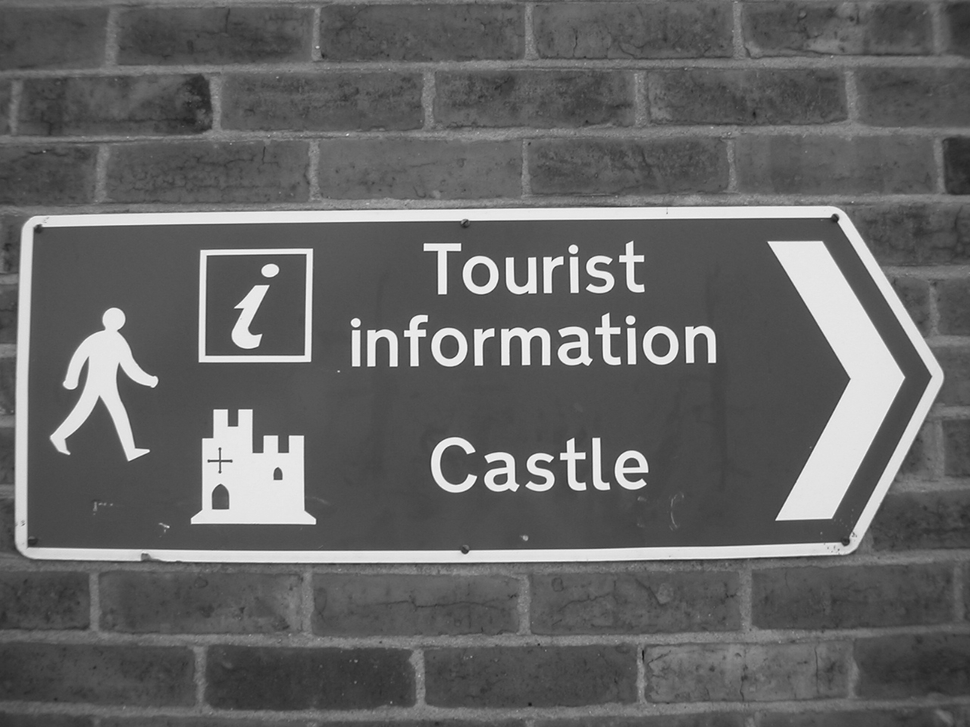
#> input picture Module-06/Python-C/castle.png, 970 x 727 px, shrunk from 1280 x 960 before the run
$ python histogram.py
#> lines starting #> are read from the running program, lines starting #| are printed output that depends on the picture
import cv2
import numpy as np
from matplotlib import pyplot as plt

img = cv2.imread('castle.png')
#> img is the input picture: shape (727, 970, 3); min 20, max 255, mean 100.5
gray = cv2.cvtColor(img, cv2.COLOR_BGR2GRAY)

plt.hist(gray.ravel(), bins=256, range=(0,256), color='gray')
plt.title('Histogram')
plt.xlabel('Intensity')
plt.ylabel('Count')
plt.show()
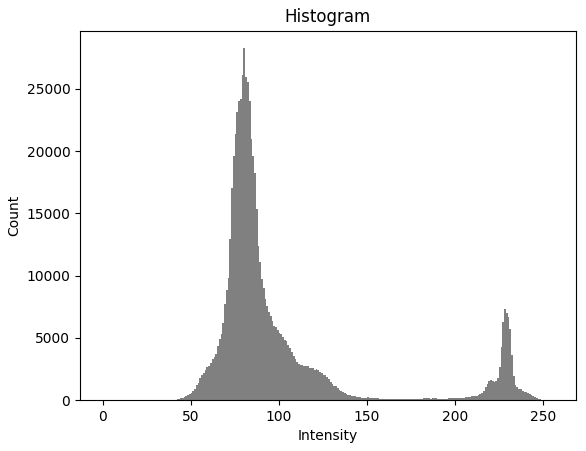
#> figure drawn by matplotlib, 1 panel; tallest bar 28254 high, from x = 80 to 81

$ run again, with Module-06/Python-C/building2-1.png copied over Module-06/Python-C/castle.png
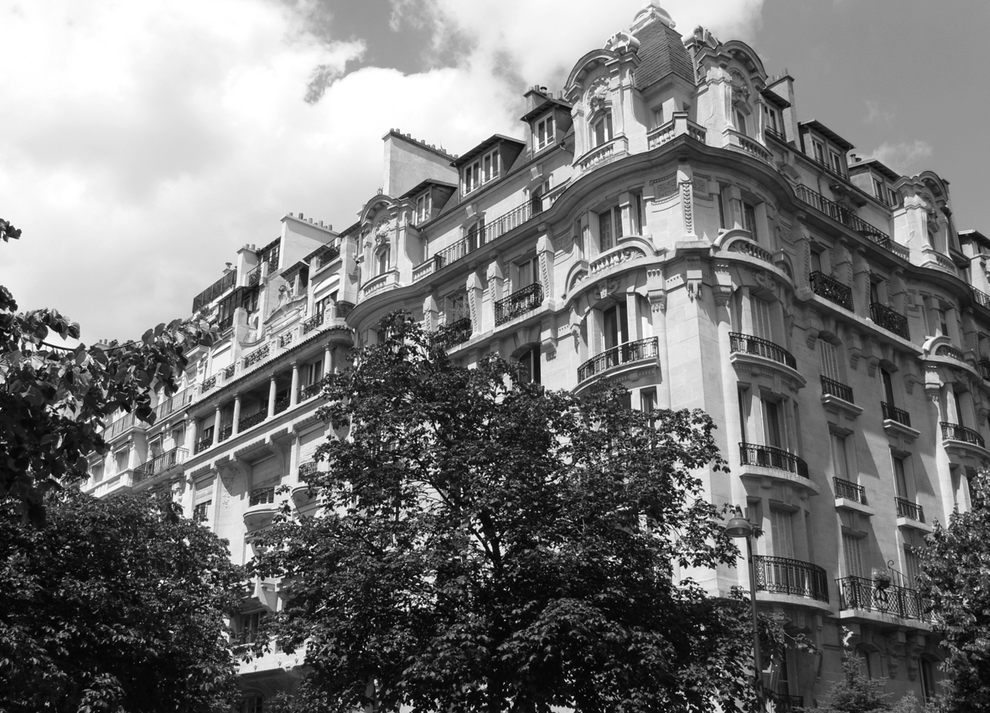
#> input picture Module-06/Python-C/building2-1.png, 990 x 713 px, shrunk from 1181 x 851 before the run
#> img is the input picture: shape (713, 990, 3); min 0, max 255, mean 118.8
#> `plt.show()`:
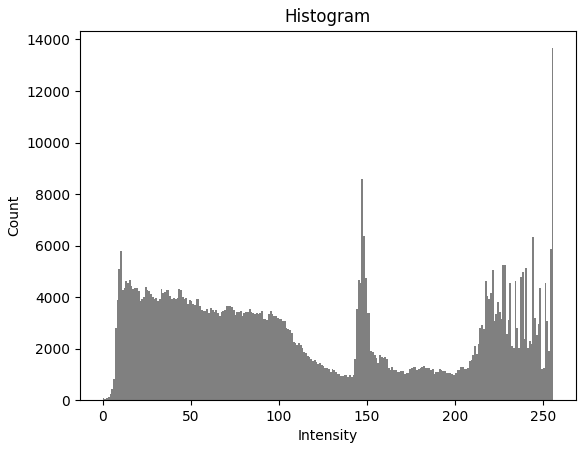
#> figure drawn by matplotlib, 1 panel; tallest bar 13662 high, from x = 255 to 256
